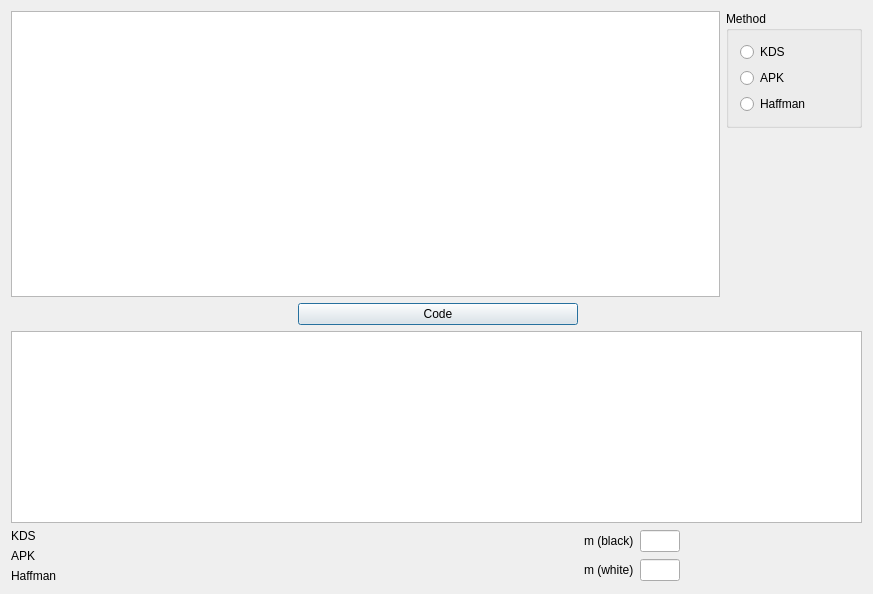
<?xml version="1.0" encoding="UTF-8"?>
<ui version="4.0">
 <class>Dialog</class>
 <widget class="QDialog" name="Dialog">
  <property name="geometry">
   <rect>
    <x>0</x>
    <y>0</y>
    <width>873</width>
    <height>594</height>
   </rect>
  </property>
  <property name="windowTitle">
   <string>Dialog</string>
  </property>
  <layout class="QGridLayout" name="gridLayout_2">
   <item row="0" column="0" rowspan="2" colspan="3">
    <widget class="QTextEdit" name="seriesTB"/>
   </item>
   <item row="0" column="3">
    <widget class="QGroupBox" name="groupBox">
     <property name="title">
      <string>Method</string>
     </property>
     <layout class="QVBoxLayout" name="verticalLayout">
      <item>
       <widget class="QRadioButton" name="kdsRB">
        <property name="text">
         <string>KDS</string>
        </property>
       </widget>
      </item>
      <item>
       <widget class="QRadioButton" name="apkRB">
        <property name="text">
         <string>APK</string>
        </property>
       </widget>
      </item>
      <item>
       <widget class="QRadioButton" name="haffmanRB">
        <property name="text">
         <string>Haffman</string>
        </property>
       </widget>
      </item>
     </layout>
    </widget>
   </item>
   <item row="1" column="3">
    <spacer name="verticalSpacer">
     <property name="orientation">
      <enum>Qt::Vertical</enum>
     </property>
     <property name="sizeHint" stdset="0">
      <size>
       <width>20</width>
       <height>142</height>
      </size>
     </property>
    </spacer>
   </item>
   <item row="2" column="0">
    <spacer name="horizontalSpacer_2">
     <property name="orientation">
      <enum>Qt::Horizontal</enum>
     </property>
     <property name="sizeHint" stdset="0">
      <size>
       <width>278</width>
       <height>20</height>
      </size>
     </property>
    </spacer>
   </item>
   <item row="2" column="1">
    <layout class="QHBoxLayout" name="horizontalLayout">
     <item>
      <widget class="QPushButton" name="codeButton">
       <property name="text">
        <string>Code</string>
       </property>
      </widget>
     </item>
    </layout>
   </item>
   <item row="2" column="2" colspan="2">
    <spacer name="horizontalSpacer_3">
     <property name="orientation">
      <enum>Qt::Horizontal</enum>
     </property>
     <property name="sizeHint" stdset="0">
      <size>
       <width>278</width>
       <height>20</height>
      </size>
     </property>
    </spacer>
   </item>
   <item row="3" column="0" colspan="4">
    <widget class="QTextEdit" name="codeTB"/>
   </item>
   <item row="4" column="0">
    <layout class="QFormLayout" name="formLayout">
     <property name="fieldGrowthPolicy">
      <enum>QFormLayout::AllNonFixedFieldsGrow</enum>
     </property>
     <item row="0" column="1">
      <widget class="QLabel" name="kdsLabel">
       <property name="text">
        <string/>
       </property>
      </widget>
     </item>
     <item row="1" column="0">
      <widget class="QLabel" name="label_2">
       <property name="text">
        <string>APK</string>
       </property>
      </widget>
     </item>
     <item row="1" column="1">
      <widget class="QLabel" name="apkLabel">
       <property name="text">
        <string/>
       </property>
      </widget>
     </item>
     <item row="2" column="0">
      <widget class="QLabel" name="label_3">
       <property name="text">
        <string>Haffman</string>
       </property>
      </widget>
     </item>
     <item row="2" column="1">
      <widget class="QLabel" name="haffmanLabel">
       <property name="text">
        <string/>
       </property>
      </widget>
     </item>
     <item row="0" column="0">
      <widget class="QLabel" name="label">
       <property name="text">
        <string>KDS</string>
       </property>
      </widget>
     </item>
    </layout>
   </item>
   <item row="4" column="1">
    <spacer name="horizontalSpacer">
     <property name="orientation">
      <enum>Qt::Horizontal</enum>
     </property>
     <property name="sizeHint" stdset="0">
      <size>
       <width>278</width>
       <height>20</height>
      </size>
     </property>
    </spacer>
   </item>
   <item row="4" column="2">
    <layout class="QGridLayout" name="gridLayout">
     <item row="0" column="0">
      <widget class="QLabel" name="label_4">
       <property name="sizePolicy">
        <sizepolicy hsizetype="Minimum" vsizetype="Preferred">
         <horstretch>0</horstretch>
         <verstretch>0</verstretch>
        </sizepolicy>
       </property>
       <property name="text">
        <string>m (black)</string>
       </property>
      </widget>
     </item>
     <item row="0" column="1">
      <widget class="QLineEdit" name="blackEdit">
       <property name="sizePolicy">
        <sizepolicy hsizetype="Minimum" vsizetype="Fixed">
         <horstretch>0</horstretch>
         <verstretch>0</verstretch>
        </sizepolicy>
       </property>
       <property name="maximumSize">
        <size>
         <width>40</width>
         <height>16777215</height>
        </size>
       </property>
      </widget>
     </item>
     <item row="0" column="2">
      <widget class="QLabel" name="blackLengthLabel">
       <property name="text">
        <string/>
       </property>
      </widget>
     </item>
     <item row="1" column="0">
      <widget class="QLabel" name="label_5">
       <property name="sizePolicy">
        <sizepolicy hsizetype="Minimum" vsizetype="Preferred">
         <horstretch>0</horstretch>
         <verstretch>0</verstretch>
        </sizepolicy>
       </property>
       <property name="text">
        <string>m (white)</string>
       </property>
      </widget>
     </item>
     <item row="1" column="1">
      <widget class="QLineEdit" name="whiteEdit">
       <property name="sizePolicy">
        <sizepolicy hsizetype="Minimum" vsizetype="Fixed">
         <horstretch>0</horstretch>
         <verstretch>0</verstretch>
        </sizepolicy>
       </property>
       <property name="maximumSize">
        <size>
         <width>40</width>
         <height>16777215</height>
        </size>
       </property>
      </widget>
     </item>
     <item row="1" column="2">
      <widget class="QLabel" name="whiteLengthLabel">
       <property name="text">
        <string/>
       </property>
      </widget>
     </item>
    </layout>
   </item>
  </layout>
 </widget>
 <layoutdefault spacing="6" margin="11"/>
 <resources/>
 <connections/>
</ui>
